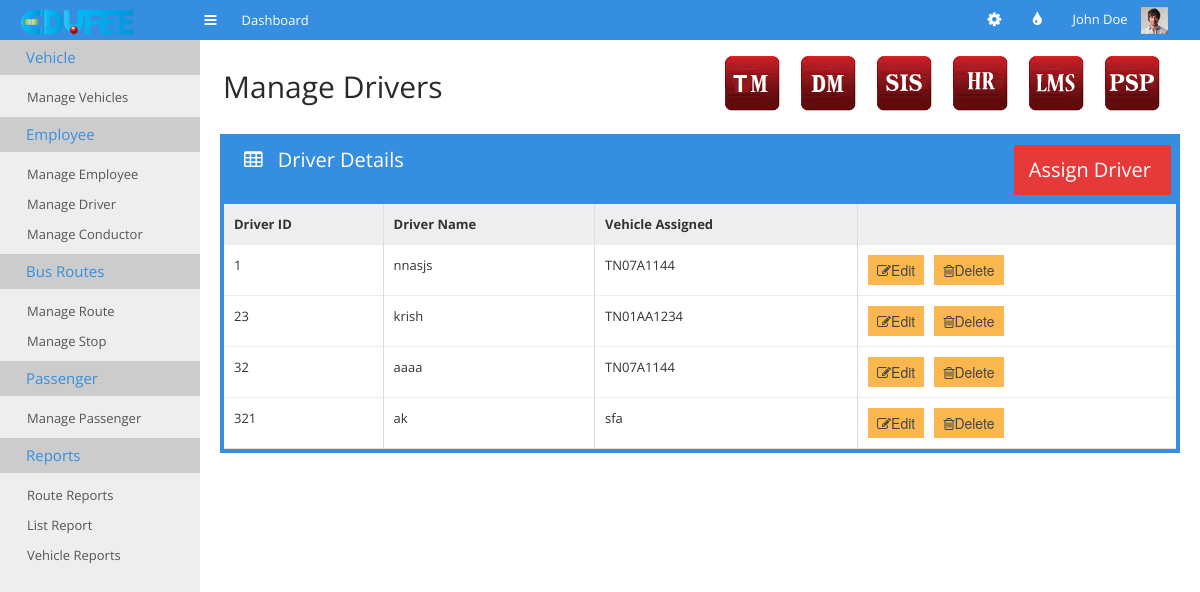
/tm-manage-driver.php, run on an earlier commit of the app's database.
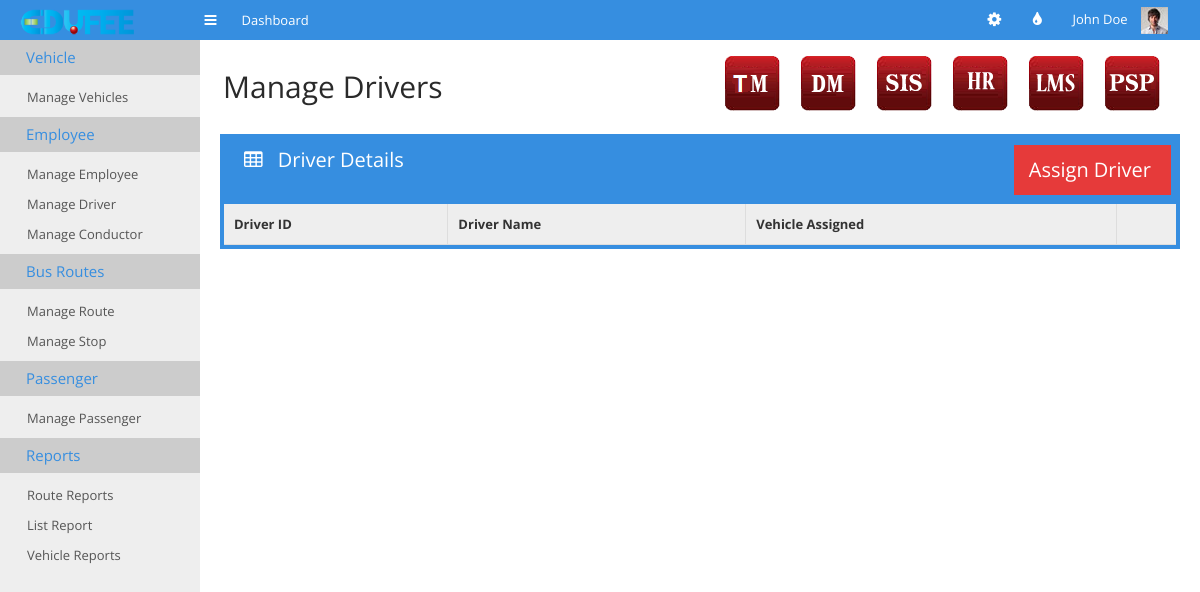
And on a later commit of the database.
### tables this page shows
CREATE TABLE IF NOT EXISTS `tm_employee` (
  `institute_id` int(11) NOT NULL,
  `id` int(11) NOT NULL,
  `role` text,
  `name` text,
  `license_number` text,
  `expiry` date DEFAULT NULL,
  `employee_status` text,
  `verification` text,
  `vehicle` text,
  PRIMARY KEY (`id`)
);

### tm-manage-driver.php (the view, shortened to what the changed rows need)
<!doctype html>
<html>
<head>
    <link rel="stylesheet" href="css/bootstrap.min.css">
    <link rel="stylesheet" href="css/bootstrap-responsive.min.css">
    <link rel="stylesheet" href="css/plugins/jquery-ui/smoothness/jquery-ui.css">
    <link rel="stylesheet" href="css/plugins/jquery-ui/smoothness/jquery.ui.theme.css">
    <link rel="stylesheet" href="css/style.css">
    <link rel="stylesheet" href="css/themes.css">
</head>
<body>
<div class="container-fluid" id="content">
    <div id="main">
        <div class="container-fluid">
            <div class="page-header">
                <div class="pull-left">
                    <h1>Manage Drivers</h1>
                </div>
            </div>
            <div class="row-fluid">
                <div class="span12">
                    <div class="box box-color box-bordered">
                        <div class="box-content nopadding">
                            <table class="table table-hover table-nomargin table-bordered">
                                <thead>
                                <tr>
                                    <th>Driver ID</th>
                                    <th>Driver Name</th>
                                    <th class='hidden-350'>Vehicle Assigned</th>
                                    <th></th>
                                </tr>
                                </thead>
                                <tbody>
                                <?php
                                require_once "datas.php";
                                $dbconnection = connectSQL($dbdetails);
                                if(mysqli_connect_errno())
                                {
                                    echo "db_connection_fail";
                                }
                                else
                                {
                                    $sql="select * from tm_employee WHERE (role='driver' or role='dirverconductor') and not vehicle is NULL ";
                                    $result=mysqli_query($dbconnection,$sql);
                                    while($row=mysqli_fetch_array($result))
                                    {
                                        echo '<tr><td>'.$row['id'].'</td><td>'.$row['name'].'</td><td class="hidden-350">'
                                            .$row['vehicle'].'</td><td><button class="edit btn btn-warning" value="'.$row['id']
                                            .'"><i class="icon-edit"></i>Edit</button><span>&nbsp&nbsp</span>
                                            <button class="delete btn btn-warning" value="'.$row['id']."`".$row['vehicle']
                                            .'"><i class="icon-trash"></i>Delete</button></td></tr>';
                                    }
                                }
                                ?>
                                </tbody>
                            </table>
                        </div>
                    </div>
                </div>
            </div>
        </div>
    </div>
</body>
</html>

What changed in the data, as far as the page shows it:
removed tm_employee: id "1", name "nnasjs", vehicle "TN07A1144"
removed tm_employee: id "23", name "krish", vehicle "TN01AA1234"
removed tm_employee: id "32", name "aaaa", vehicle "TN07A1144"
removed tm_employee: id "321", name "ak", vehicle "sfa"
